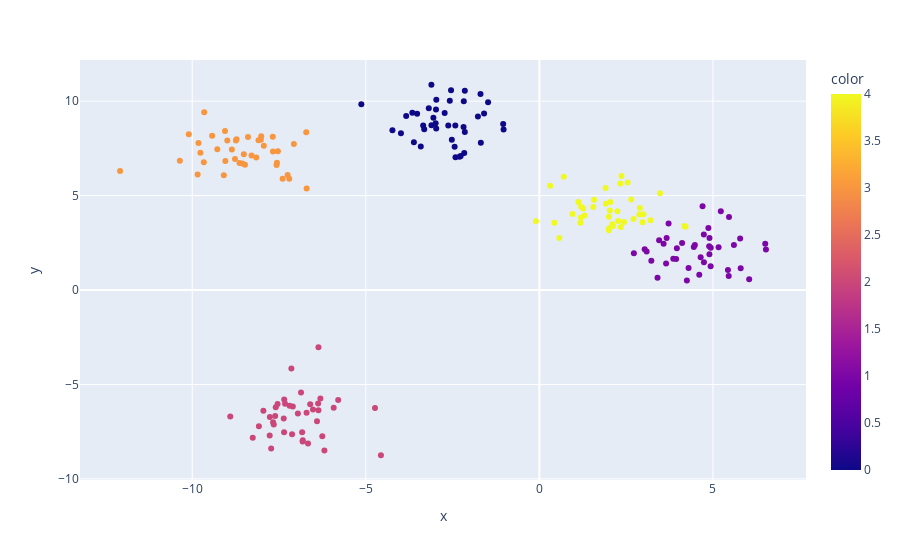

Notebook cell for this chart:
### Code cell
px.scatter(x = X_random[:, 0], y = X_random[:, 1], color=y_random)

### Figure 1 — Plotly figure (JSON) as saved in the notebook; plotly's stock layout.template omitted (floating-point values rounded to 4 significant figures; data arrays with more than 128 entries replaced by an {"elided": "..."} marker saying what was removed)
{"data": [{"hovertemplate": "x=%{x}<br>y=%{y}<br>color=%{marker.color}<extra></extra>", "legendgroup": "", "marker": {"color": {"elided": "200 int values"}, "coloraxis": "coloraxis", "symbol": "circle"}, "mode": "markers", "name": "", "orientation": "v", "showlegend": false, "type": "scatter", "x": {"elided": "200 float values"}, "xaxis": "x", "y": {"elided": "200 float values"}, "yaxis": "y"}], "layout": {"coloraxis": {"colorbar": {"title": {"text": "color"}}, "colorscale": [[0, "#0d0887"], [0.1111, "#46039f"], [0.2222, "#7201a8"], [0.3333, "#9c179e"], [0.4444, "#bd3786"], [0.5556, "#d8576b"], [0.6667, "#ed7953"], [0.7778, "#fb9f3a"], [0.8889, "#fdca26"], [1, "#f0f921"]]}, "legend": {"tracegroupgap": 0}, "margin": {"t": 60}, "xaxis": {"anchor": "y", "domain": [0, 1], "title": {"text": "x"}}, "yaxis": {"anchor": "x", "domain": [0, 1], "title": {"text": "y"}}}}
